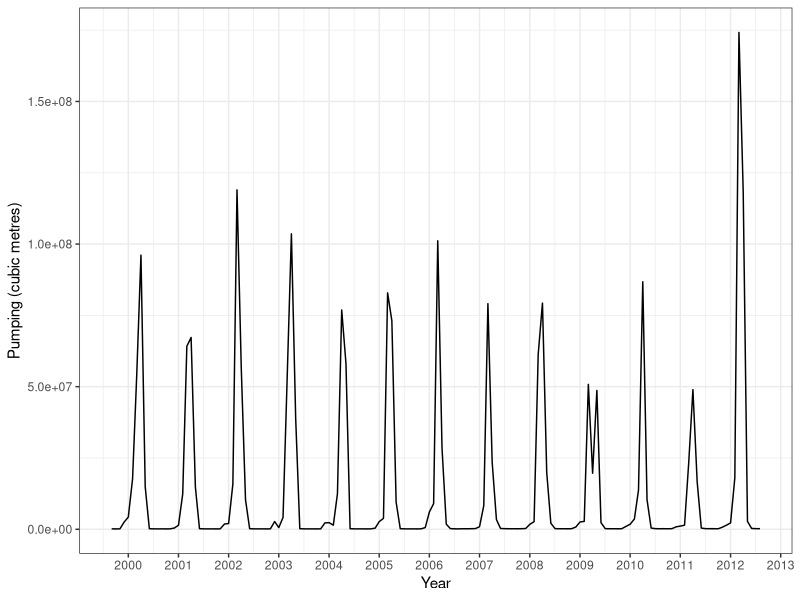
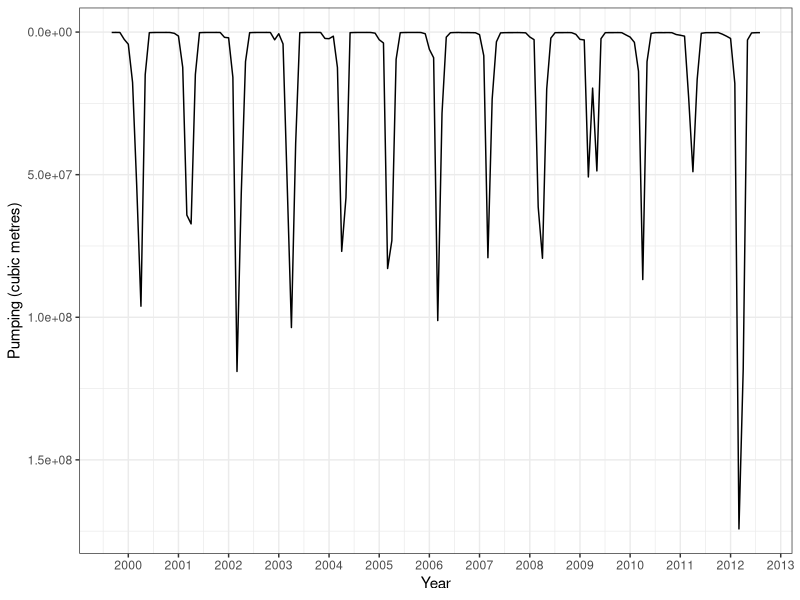

Generate these figures, in order, with R:
setwd("C:/Users/Aastha/Desktop/GWProject")
list.of.packages <- c("ggplot2")
new.packages <- list.of.packages[!(list.of.packages %in% installed.packages()[,"Package"])]
if(length(new.packages)) install.packages(new.packages)


## Read the data containing groundwater levels with missing values
pmp <- read.csv(file ="Data_Processing/Pumping.csv",header = TRUE)
head(pmp)

## Count the missing values
na_count <-sum(length(which(is.na(pmp[,2]))))
na_count

##Plot pumping
## For plotting, change cubic feet to cubic metres
pmp_m <- pmp[,2]* 0.0283168
head(pmp_m)
length(pmp_m)

dates = seq(from = as.Date("2000-01-01"), to = as.Date("2012-12-01"), by = 'month')
pmp_m2 <- data.frame(as.data.frame(pmp_m),dates)
colnames(pmp_m2)<-c("Pumping","Date")
library(ggplot2)


ggplot(data = pmp_m2,aes(x = Date, y = Pumping)) + 
        geom_line() + xlab("Year") + ylab("Pumping (cubic metres)") + 
        scale_x_date(date_breaks = "12 months",date_labels = "%Y") + theme_bw()
dev.copy2pdf(file = 'Data_Processing/Pumping.pdf')
dev.off()

#Now plotting with reverse y axis, to compare it with water levels
ggplot(data = pmp_m2,aes(x = Date, y = Pumping)) + 
        geom_line() + xlab("Year") + ylab("Pumping (cubic metres)") + scale_y_reverse()+
        scale_x_date(date_breaks = "12 months",date_labels = "%Y") + theme_bw()
dev.copy2pdf(file = 'Data_Processing/Pumping_reverse.pdf')
dev.off()
